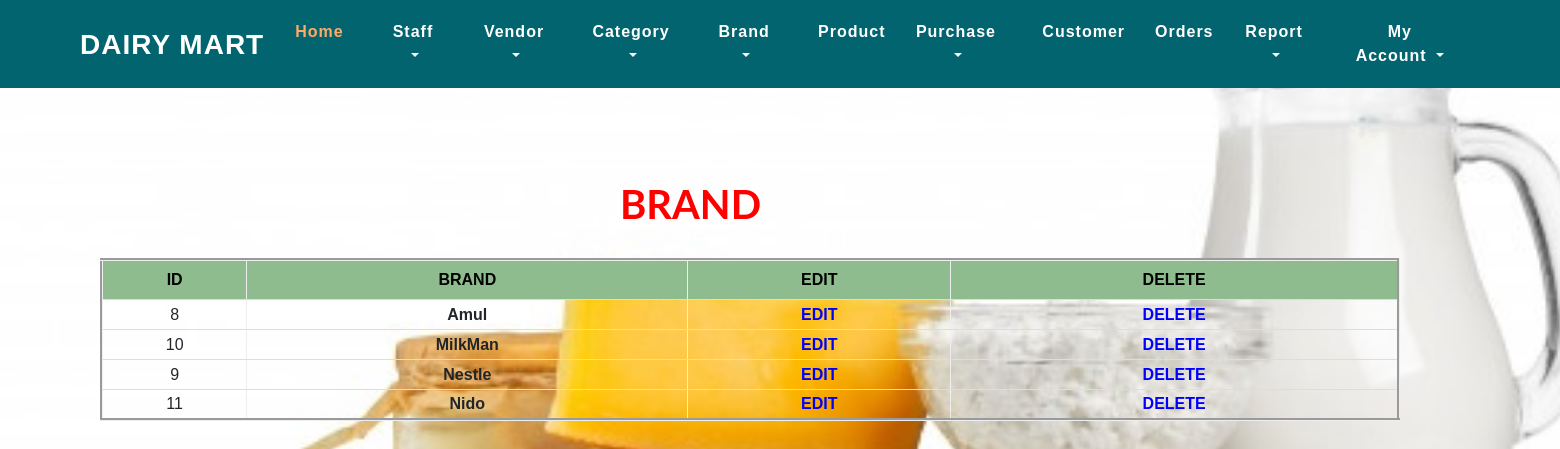
The app's page /admin/view_brand.php with its own data.
### tables this page shows
CREATE TABLE `tbl_brand` (
  `brand_id` int(50) NOT NULL,
  `brand_name` varchar(50) NOT NULL
);

### shares/db/mydatabase.inc (called while the page is built, shortened)
<?php
	function getDatas($sql){
		$dt = mysql_query($sql);
		$table = array();
		$rno = mysql_num_rows($dt);
		$cno = mysql_num_fields($dt);
		for($i=0;$i<$rno;$i++){
			$row = mysql_fetch_array($dt);
			for($j=0;$j<$cno;$j++){
				$table[$i][$j] = $row[$j];
			}
		}
		return $table;
	}
?>

### admin/view_brand.php (the view, shortened to what this page needs)
<?php include_once("../shares/db/mydatabase.inc");
include_once("top.php");
  ?>
 <head>
 </head>
	<?php
$sql="select * from tbl_brand";
					$tbl=getDatas($sql);
if($tbl==null){
   echo "<div style='position:relative;top:350px;color:blue;left:620px;'>Nothing Added.......</div>";
}
else
{
?>
										<h1 style="position:relative;left:620px;top:180px;color:red;">BRAND</h1>
				<table border="1" style="position:relative;left:100px;top:210px;">
					<thead>
						<tr>
							<th>Id</th>
                            <th>Brand</th>
                            <th>Edit</th>
                            <th>Delete</th>
				       </tr>
					</thead>
					<?php
					for($i=0;$i<count($tbl);$i++)
					{
					?>
					<tbody><tr >
						<td><?php echo $tbl[$i][0];?></td>
						<td><b><?php echo $tbl[$i][1];?></b></td>
                        <td><a href="edit_brand.php?id=<?php echo $tbl[$i][0];?>"><font color="blue"><b>EDIT</b></font></a></td>
                        <td><a href="?id=<?php echo $tbl[$i][0];?>"><font color="blue"><b>DELETE</b></font></a></td>
							</tr>
                        <?php
					}
}
					?>
					</tbody>
				</table>

### temp/css/style.css (style rules this page uses)
body { margin: 0; font-family: 'Montserrat', sans-serif; background: #fff; }
body a, .slider-info a { transition: 0.5s all; -webkit-transition: 0.5s all; -moz-transition: 0.5s all; -o-transition: 0.5s all; -ms-transition: 0.5s all; text-decoration: none; outline: none; }
h1, h2, h3, h4, h5, h6 { margin: 0; font-family: 'Lato', sans-serif; font-weight:700; }

### admin/view_brand.php (style rules this page uses)
table { border: groove; border-radius: 8px; width:1300px; border-collapse:collapse; }
th { background-color:darkseagreen; color: Black; height: 40px; text-align: center; text-transform: uppercase; }
td { text-align: center; }
tr { height: 30px; border-bottom: 1px solid #ddd; }
body { background:url(../img/milk1.jpg) no-repeat top fixed ; background-size:cover; }

### records on screen
tbl_brand: brand_id "8", brand_name "Amul"
tbl_brand: brand_id "10", brand_name "MilkMan"
tbl_brand: brand_id "9", brand_name "Nestle"
tbl_brand: brand_id "11", brand_name "Nido"
